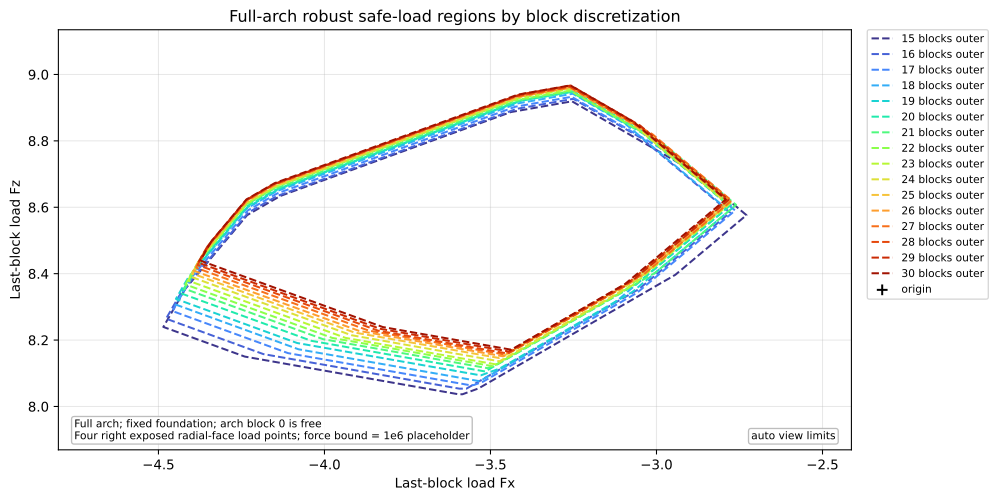

Here is the Python script that generated this plot:
"""Compare full-arch robust safe-load regions with a fixed foundation block."""

import math
from dataclasses import replace
from pathlib import Path

import matplotlib.pyplot as plt
import numpy as np
from compas.geometry import Box
from compas.geometry import Frame
from compas.geometry import Point
from compas.geometry import Translation
from compas_assembly.datastructures import Block

from compas_cra.algorithms import assembly_interfaces_numpy
from compas_cra.datastructures import CRA_Assembly
from compas_cra.equilibrium import plot_rbe_robust_results
from compas_cra.equilibrium import rbe_robust_support_dual
from compas_cra.geometry import Arch
from compas_cra.viewers import cra_view_ex
from compas_cra.viewers.cra_view import _load_compas_view2

HEIGHT = 5
SPAN = 10
THICKNESS = 1
DEPTH = 1
FOUNDATION_HEIGHT = THICKNESS
FOUNDATION_NODE = "foundation"
NUM_BLOCKS_RANGE = range(15, 31)
MU = 0.7
DENSITY = 1.0
NUM_DIRECTIONS = 36
APPLICATION_FORCE_BOUND = 1e6
VIEW_XLIM = (-1.5, 0.5)
VIEW_YLIM = (1.8, 2.2)
AUTO_VIEW_LIMITS = True
VIEW_PADDING_RATIO = 0.18
MIN_VIEW_SPAN = 0.25
OUTPUT_SVG = Path(__file__).with_suffix(".svg")
METRICS_OUTPUT_SVG = OUTPUT_SVG.with_name("{}_metrics.svg".format(OUTPUT_SVG.stem))
OVERLAY_OUTPUT_SVG = OUTPUT_SVG.with_name("{}_overlay.svg".format(OUTPUT_SVG.stem))
DISPLAY_LOAD_DOFS = (("last", "fx"), ("last", "fz"))
EMPTY_SAFE_SET_TEXT = "safe load set is empty"
SHOW_COMPAS_VIEW2_ASSEMBLY = plt.get_backend().lower() != "agg"
VIEWER_COLUMNS = 4


def sampled_colormap_colors(name, count):
    """Return distinct colors sampled across a Matplotlib colormap."""
    if count <= 0:
        return []
    colormap = plt.get_cmap(name)
    if count == 1:
        return [colormap(0.5)]
    return [colormap(0.05 + 0.90 * index / (count - 1)) for index in range(count)]


def point_coordinates(point):
    """Return point coordinates as a plain list."""
    if hasattr(point, "x") and hasattr(point, "y") and hasattr(point, "z"):
        return [point.x, point.y, point.z]
    return list(point)


def arch_center():
    """Return the center of the arch circular axis."""
    radius = HEIGHT / 2.0 + SPAN**2 / (8.0 * HEIGHT)
    return [0.0, 0.0, HEIGHT - radius]


def unique_xz_points(coordinates, tolerance=1e-9):
    """Return unique face points by x-z coordinates."""
    unique = []
    for point in coordinates:
        if not any(
            abs(point[0] - other[0]) <= tolerance and abs(point[2] - other[2]) <= tolerance for other in unique
        ):
            unique.append(point)
    return unique


def radial_alignment_score(points):
    """Return how far two x-z points deviate from one arch radial line."""
    center = arch_center()
    vectors = [[point[0] - center[0], point[2] - center[2]] for point in points]
    lengths = [(vector[0] ** 2 + vector[1] ** 2) ** 0.5 for vector in vectors]
    if min(lengths) <= 1e-12:
        return None
    cross = vectors[0][0] * vectors[1][1] - vectors[0][1] * vectors[1][0]
    return abs(cross) / (lengths[0] * lengths[1])


def exposed_radial_side_vertices(block):
    """Return vertices of the loaded block's right exposed radial face."""
    candidates = []
    for face in block.faces():
        coordinates = [point_coordinates(block.vertex_coordinates(vertex)) for vertex in block.face_vertices(face)]
        y_values = [point[1] for point in coordinates]
        if max(y_values) - min(y_values) <= 1e-9:
            continue
        unique_points = unique_xz_points(coordinates)
        if len(unique_points) != 2:
            continue
        score = radial_alignment_score(unique_points)
        if score is None or score > 1e-8:
            continue
        centroid_x = sum(point[0] for point in coordinates) / len(coordinates)
        candidates.append((centroid_x, coordinates))
    if not candidates:
        raise ValueError("Could not find an exposed radial load face for the arch block.")
    return max(candidates, key=lambda item: item[0])[1]


def foundation_block():
    """Return a constant foundation block under the left springing face."""
    center = Point(-SPAN / 2.0 - THICKNESS / 2.0, DEPTH / 2.0, -FOUNDATION_HEIGHT / 2.0)
    frame = Frame(center, [1, 0, 0], [0, 1, 0])
    return Block.from_shape(Box(THICKNESS, DEPTH, FOUNDATION_HEIGHT, frame=frame))


def build_full_arch(num_blocks):
    """Build a full left-to-right arch assembly with a fixed foundation."""
    arch = Arch(
        height=HEIGHT,
        span=SPAN,
        thickness=THICKNESS,
        depth=DEPTH,
        num_blocks=num_blocks,
        extra_support=False,
    )
    assembly = CRA_Assembly()
    assembly.add_block(foundation_block(), node=FOUNDATION_NODE)
    for node, mesh in enumerate(reversed(arch.blocks())):
        assembly.add_block(mesh.copy(cls=Block), node=node)
    assembly.set_boundary_conditions([FOUNDATION_NODE])
    assembly_interfaces_numpy(assembly, nmax=10, amin=1e-2, tmax=1e-2)
    validate_foundation_contact(assembly)
    return assembly


def validate_foundation_contact(assembly):
    """Verify that the fixed foundation only contacts the first arch block."""
    foundation_edges = []
    for edge in assembly.graph.edges(False):
        if FOUNDATION_NODE not in edge:
            continue
        interfaces = assembly.graph.edge_attribute(edge, "interfaces") or []
        if interfaces:
            foundation_edges.append(edge)

    expected_edges = {(FOUNDATION_NODE, 0), (0, FOUNDATION_NODE)}
    if not foundation_edges:
        raise ValueError("The foundation block does not contact arch node 0.")
    unexpected_edges = [edge for edge in foundation_edges if edge not in expected_edges]
    if unexpected_edges:
        raise ValueError("The foundation block has unexpected contact edges: {}.".format(unexpected_edges))


def assembly_bounds(assembly):
    """Return coordinate-wise bounds for all blocks in an assembly."""
    coordinates = []
    for node in assembly.graph.nodes():
        block = assembly.graph.node_attribute(node, "block")
        for vertex in block.vertices():
            coordinates.append(point_coordinates(block.vertex_coordinates(vertex)))

    lower = [min(coordinate[axis] for coordinate in coordinates) for axis in range(3)]
    upper = [max(coordinate[axis] for coordinate in coordinates) for axis in range(3)]
    return lower, upper


def assembly_display_scale(assembly):
    """Return a readable scale for viewer offsets and load-direction arrows."""
    lower, upper = assembly_bounds(assembly)
    spans = [upper[axis] - lower[axis] for axis in range(3)]
    return max(spans + [0.25])


def translated_display_assembly(assembly, offset):
    """Build a translated display copy of an assembly."""
    transformation = Translation.from_vector(offset)
    display = CRA_Assembly()
    support_nodes = []
    for node in assembly.graph.nodes():
        block = assembly.graph.node_attribute(node, "block")
        display.add_block(block.copy(cls=Block).transformed(transformation), node=node)
        if assembly.graph.node_attribute(node, "is_support"):
            support_nodes.append(node)
    display.set_boundary_conditions(support_nodes)
    assembly_interfaces_numpy(display, nmax=10, amin=1e-2, tmax=1e-2)
    return display


def load_application_centroid(assembly, load_node):
    """Return the centroid of the right exposed radial-face load application points."""
    points = exposed_radial_side_vertices(assembly.graph.node_attribute(load_node, "block"))
    return [sum(point[axis] for point in points) / len(points) for axis in range(3)]


def add_load_direction_arrows(viewer, assembly, origin):
    """Add positive Fx and Fz load-direction arrows to a compas_view2 viewer."""
    _, _, Arrow = _load_compas_view2()
    length = 0.18 * assembly_display_scale(assembly)
    viewer.add(
        Arrow(origin, [length, 0, 0], head_portion=0.28, head_width=0.10, body_width=0.025),
        facecolor=(0.9, 0.0, 0.0),
        show_lines=False,
    )
    viewer.add(
        Arrow(origin, [0, 0, length], head_portion=0.28, head_width=0.10, body_width=0.025),
        facecolor=(0.0, 0.2, 0.9),
        show_lines=False,
    )


def show_compas_view2_discretizations():
    """Show all discretized full arches with foundations in one compas_view2 window."""
    view2_app, _, _ = _load_compas_view2()
    viewer = view2_app.App(
        title="Example 19-5-1 fixed-foundation arch discretization assemblies",
        width=1600,
        height=900,
        viewmode="shaded",
        show_grid=True,
    )
    reference = build_full_arch(max(NUM_BLOCKS_RANGE))
    lower, upper = assembly_bounds(reference)
    x_step = upper[0] - lower[0] + 1.0
    y_step = max(upper[1] - lower[1] + 1.0, 1.5)

    for index, num_blocks in enumerate(NUM_BLOCKS_RANGE):
        row, column = divmod(index, VIEWER_COLUMNS)
        assembly = build_full_arch(num_blocks)
        load_node = num_blocks - 1
        origin = load_application_centroid(assembly, load_node)
        assembly_lower, _ = assembly_bounds(assembly)
        offset = [
            column * x_step - assembly_lower[0],
            row * y_step - assembly_lower[1],
            0,
        ]
        display = translated_display_assembly(assembly, offset)
        cra_view_ex(
            viewer,
            display,
            blocks=True,
            interfaces=True,
            forces=False,
            forcesdirect=False,
            forcesline=False,
            weights=False,
            displacements=False,
        )
        display_origin = [origin[axis] + offset[axis] for axis in range(3)]
        add_load_direction_arrows(viewer, display, display_origin)

    print("compas_view2 discretization view: red arrow = +Fx, blue arrow = +Fz")
    viewer.run()


def polygon_area(polygon):
    """Return polygon area with the shoelace formula."""
    if len(polygon) < 3:
        return math.nan
    coordinates = np.asarray(polygon, dtype=float)
    x = coordinates[:, 0]
    y = coordinates[:, 1]
    return 0.5 * abs(float(np.dot(x, np.roll(y, -1)) - np.dot(y, np.roll(x, -1))))


def polygon_bounds(polygon):
    """Return ``Fx`` and ``Fz`` bounds for one polygon."""
    if len(polygon) < 3:
        return math.nan, math.nan, math.nan, math.nan
    coordinates = np.asarray(polygon, dtype=float)
    return (
        float(coordinates[:, 0].min()),
        float(coordinates[:, 0].max()),
        float(coordinates[:, 1].min()),
        float(coordinates[:, 1].max()),
    )


def metric_row(num_blocks, result=None, error=None):
    """Return one metrics dictionary for console and plot output."""
    if result is None:
        return {
            "num_blocks": num_blocks,
            "status": "empty" if error else "failed",
            "bounded": False,
            "bounded_directions": 0,
            "center": [],
            "area": math.nan,
            "fx_min": math.nan,
            "fx_max": math.nan,
            "fz_min": math.nan,
            "fz_max": math.nan,
        }

    if result.is_bounded and len(result.outer_polygon) >= 3:
        area = polygon_area(result.outer_polygon)
        fx_min, fx_max, fz_min, fz_max = polygon_bounds(result.outer_polygon)
    else:
        area = math.nan
        fx_min, fx_max, fz_min, fz_max = math.nan, math.nan, math.nan, math.nan

    return {
        "num_blocks": num_blocks,
        "status": "ok",
        "bounded": result.is_bounded,
        "bounded_directions": result.statuses.count("optimal"),
        "center": result.feasible_center,
        "area": area,
        "fx_min": fx_min,
        "fx_max": fx_max,
        "fz_min": fz_min,
        "fz_max": fz_max,
    }


def solve_discretization_cases():
    """Solve fixed-foundation full-arch safe-load regions for each block count."""
    results = []
    labels = []
    metrics = []
    print("blocks | status | bounded | bounded_dirs | area | Fx_min | Fx_max | Fz_min | Fz_max")
    for num_blocks in NUM_BLOCKS_RANGE:
        assembly = build_full_arch(num_blocks)
        load_node = num_blocks - 1
        block = assembly.graph.node_attribute(load_node, "block")
        load_dofs = [(load_node, "fx"), (load_node, "fz")]
        try:
            result = rbe_robust_support_dual(
                assembly,
                load_dofs,
                mu=MU,
                density=DENSITY,
                load_application_points={load_node: exposed_radial_side_vertices(block)},
                application_force_bound=APPLICATION_FORCE_BOUND,
                num_directions=NUM_DIRECTIONS,
            )
        except ValueError as error:
            if EMPTY_SAFE_SET_TEXT not in str(error):
                raise
            row = metric_row(num_blocks, error=error)
            metrics.append(row)
            print_metric_row(row)
            continue

        row = metric_row(num_blocks, result=result)
        metrics.append(row)
        results.append(replace(result, load_dofs=DISPLAY_LOAD_DOFS))
        labels.append("{} blocks".format(num_blocks))
        print_metric_row(row)
    return results, labels, metrics


def format_metric(value):
    """Format a metric value while preserving ``nan`` text."""
    if isinstance(value, float) and math.isnan(value):
        return "nan"
    return "{:.6g}".format(value)


def print_metric_row(row):
    """Print one compact metrics table row."""
    print(
        "{num_blocks:>6} | {status:<6} | {bounded!s:<7} | {bounded_directions:>13} | "
        "{area:>10} | {fx_min:>10} | {fx_max:>10} | {fz_min:>10} | {fz_max:>10}".format(
            num_blocks=row["num_blocks"],
            status=row["status"],
            bounded=row["bounded"],
            bounded_directions=row["bounded_directions"],
            area=format_metric(row["area"]),
            fx_min=format_metric(row["fx_min"]),
            fx_max=format_metric(row["fx_max"]),
            fz_min=format_metric(row["fz_min"]),
            fz_max=format_metric(row["fz_max"]),
        )
    )


def finite_result_points(result):
    """Collect finite visible load points from one robust result."""
    points = []
    points.extend(result.support_points)
    points.extend(result.boundary_points)
    points.extend(result.inner_polygon)
    points.extend(result.outer_polygon)
    if result.feasible_center:
        points.append(result.feasible_center)
    return [point for point in points if len(point) == 2 and all(np.isfinite(point))]


def automatic_view_limits(results):
    """Return padded plot limits from all solved safe-region points."""
    points = []
    for result in results:
        points.extend(finite_result_points(result))
    if not points:
        return VIEW_XLIM, VIEW_YLIM, False

    coordinates = np.asarray(points, dtype=float)
    limits = []
    for axis in range(2):
        lower = float(coordinates[:, axis].min())
        upper = float(coordinates[:, axis].max())
        span = max(upper - lower, MIN_VIEW_SPAN)
        center = 0.5 * (lower + upper)
        padding = VIEW_PADDING_RATIO * span
        limits.append((center - 0.5 * span - padding, center + 0.5 * span + padding))
    return limits[0], limits[1], True


def view_limits(results):
    """Return either automatic or configured plot limits."""
    if AUTO_VIEW_LIMITS:
        return automatic_view_limits(results)
    return VIEW_XLIM, VIEW_YLIM, False


def render_regions(results, labels):
    """Render all solved safe-load regions in one comparison plot."""
    plt.rcParams["svg.fonttype"] = "none"
    xlim, ylim, auto_limits = view_limits(results)
    figure, axes = plot_rbe_robust_results(
        results,
        labels=labels,
        colors=sampled_colormap_colors("turbo", len(results)),
        show_points=False,
        show_center=False,
        xlim=xlim,
        ylim=ylim,
    )
    figure.set_size_inches(10.5, 6.2)
    axes.set_xlabel("Last-block load Fx")
    axes.set_ylabel("Last-block load Fz")
    axes.set_title("Full-arch robust safe-load regions by block discretization")
    axes.text(
        0.02,
        0.02,
        "Full arch; fixed foundation; arch block 0 is free\n"
        "Four right exposed radial-face load points; force bound = 1e6 placeholder",
        transform=axes.transAxes,
        fontsize=8,
        va="bottom",
        bbox={"boxstyle": "round,pad=0.25", "facecolor": "white", "edgecolor": "0.7", "alpha": 0.85},
    )
    if auto_limits:
        axes.text(
            0.98,
            0.02,
            "auto view limits",
            transform=axes.transAxes,
            fontsize=8,
            ha="right",
            va="bottom",
            bbox={"boxstyle": "round,pad=0.25", "facecolor": "white", "edgecolor": "0.7", "alpha": 0.85},
        )
    legend = axes.legend(loc="upper left", bbox_to_anchor=(1.02, 1.0), borderaxespad=0, fontsize=8)
    legend.set_draggable(True)
    figure.tight_layout()
    return figure


def render_visual_overlay(results, labels):
    """Render a clean overlay of all solved safe-load regions."""
    plt.rcParams["svg.fonttype"] = "none"
    colors = sampled_colormap_colors("turbo", len(results))
    xlim, ylim, auto_limits = view_limits(results)
    figure, axes = plt.subplots(figsize=(10.5, 6.2))
    for result, label, color in zip(results, labels, colors):
        if len(result.outer_polygon) < 3:
            continue
        polygon = np.asarray(result.outer_polygon, dtype=float)
        closed_polygon = np.vstack([polygon, polygon[0]])
        axes.fill(polygon[:, 0], polygon[:, 1], color=color, alpha=0.08)
        axes.plot(closed_polygon[:, 0], closed_polygon[:, 1], color=color, linewidth=1.3, label=label)

    axes.set_xlim(xlim)
    axes.set_ylim(ylim)
    axes.set_aspect("equal", adjustable="box")
    axes.set_xlabel("Last-block load Fx")
    axes.set_ylabel("Last-block load Fz")
    axes.set_title("Full-arch safe-load regions with fixed foundation: visual overlay")
    axes.grid(True, alpha=0.3)
    if auto_limits:
        axes.text(
            0.98,
            0.02,
            "auto view limits",
            transform=axes.transAxes,
            fontsize=8,
            ha="right",
            va="bottom",
            bbox={"boxstyle": "round,pad=0.25", "facecolor": "white", "edgecolor": "0.7", "alpha": 0.85},
        )
    legend = axes.legend(loc="upper left", bbox_to_anchor=(1.02, 1.0), borderaxespad=0, fontsize=8)
    legend.set_draggable(True)
    figure.tight_layout()
    return figure


def metric_array(metrics, key):
    """Return one metric series as a NumPy array."""
    return np.asarray([row[key] for row in metrics], dtype=float)


def render_metrics(metrics):
    """Render area and visible-load bounds versus block count."""
    plt.rcParams["svg.fonttype"] = "none"
    block_counts = metric_array(metrics, "num_blocks")
    figure, axes = plt.subplots(1, 2, figsize=(11, 4.2))

    axes[0].plot(block_counts, metric_array(metrics, "area"), marker="o", color="#0072B2")
    axes[0].set_title("Outer-polygon area")
    axes[0].set_xlabel("number of arch blocks")
    axes[0].set_ylabel("area")
    axes[0].grid(True, alpha=0.3)

    axes[1].plot(block_counts, metric_array(metrics, "fx_min"), marker="o", label="Fx min")
    axes[1].plot(block_counts, metric_array(metrics, "fx_max"), marker="o", label="Fx max")
    axes[1].plot(block_counts, metric_array(metrics, "fz_min"), marker="o", label="Fz min")
    axes[1].plot(block_counts, metric_array(metrics, "fz_max"), marker="o", label="Fz max")
    axes[1].set_title("Visible polygon bounds")
    axes[1].set_xlabel("number of arch blocks")
    axes[1].set_ylabel("load value")
    axes[1].grid(True, alpha=0.3)
    axes[1].legend()

    figure.suptitle("Full-arch fixed-foundation discretization metrics")
    figure.tight_layout()
    return figure


def save_svg(figure, path):
    """Save one Matplotlib figure as SVG and report the path."""
    figure.savefig(path, format="svg", bbox_inches="tight")
    print("saved SVG: {}".format(path))


if __name__ == "__main__":
    solved_results, solved_labels, solved_metrics = solve_discretization_cases()
    if solved_results:
        region_figure = render_regions(solved_results, solved_labels)
        save_svg(region_figure, OUTPUT_SVG)
        overlay_figure = render_visual_overlay(solved_results, solved_labels)
        save_svg(overlay_figure, OVERLAY_OUTPUT_SVG)
    else:
        region_figure = None
        overlay_figure = None
        print("no solved regions to plot")

    metrics_figure = render_metrics(solved_metrics)
    save_svg(metrics_figure, METRICS_OUTPUT_SVG)

    if SHOW_COMPAS_VIEW2_ASSEMBLY:
        plt.show(block=False)
        show_compas_view2_discretizations()
    elif plt.get_backend().lower() != "agg":
        plt.show()
    else:
        if region_figure is not None:
            plt.close(region_figure)
        if overlay_figure is not None:
            plt.close(overlay_figure)
        plt.close(metrics_figure)
